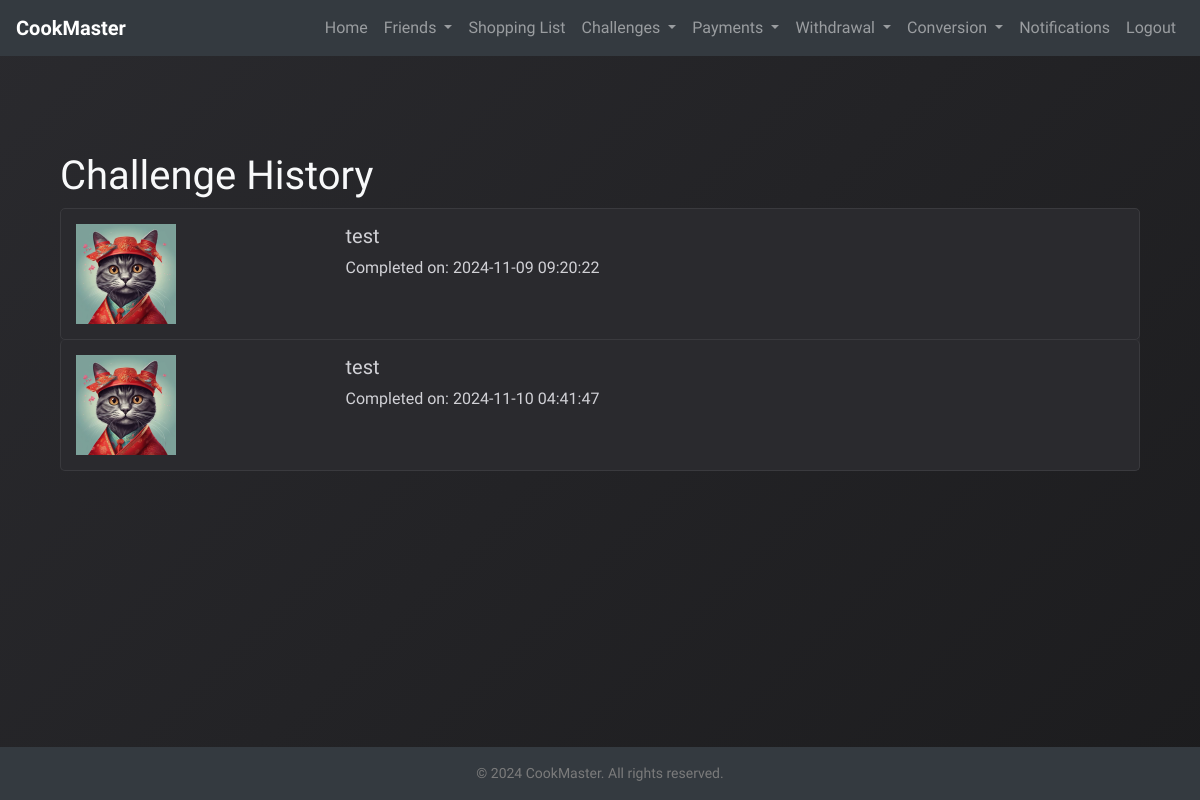
The page /challenge_history (signed in) on the database its author committed.
### app/models.py (models this page shows, shortened)
class Challenge(db.Model):
    __tablename__ = 'challenge'
    id = db.Column(db.Integer, primary_key=True)
    name = db.Column(db.String(100), nullable=False)
    icon = db.Column(db.String(100))  # Path to the icon
    creator_id = db.Column(db.Integer, db.ForeignKey('user.id'), nullable=False)
    credits_required = db.Column(db.Integer, nullable=False)
    duration = db.Column(db.Integer, nullable=False)  # Duration in seconds
    started_at = db.Column(db.DateTime, nullable=False)  # Start time of the challenge
    ended = db.Column(db.Boolean, default=False)  # Field to mark if the challenge has ended
    participants = db.relationship('ChallengeParticipant', backref='challenge_participation', lazy=True, cascade="all, delete-orphan")

### app/user_routes.py (the view)
@user.route('/challenge_history')
@login_required
def challenge_history():
    joined_challenges = ChallengeParticipant.query.filter_by(user_id=current_user.id).join(Challenge).filter(
        Challenge.ended == True
    ).all()
    history_data = []
    for participation in joined_challenges:
        challenge = participation.challenge
        history_data.append({
            'name': challenge.name,
            'completion_time': (challenge.started_at + timedelta(seconds=challenge.duration)).strftime('%Y-%m-%d %H:%M:%S'),
            'image': challenge.icon if challenge.icon else 'default_icon.jpg'
        })
    return render_template('challenge_history.html', history_data=history_data)

### app/__init__.py (called while the page is built)
@login_manager.user_loader
def load_user(user_id):
    from app.models import User
    return User.query.get(int(user_id))

### app/templates/challenge_history.html
{% extends "base.html" %}
{% block content %}
  <div class="container">
    <h1>Challenge History</h1>
    {% if history_data %}
      <ul class="list-group">
        {% for challenge in history_data %}
          <li class="list-group-item">
            <div class="row">
              <div class="col-md-3">
                <img src="{{ url_for('static', filename='challenges/' + challenge.image) }}" alt="{{ challenge.name }}" class="img-fluid" style="max-width: 100px; max-height: 100px;">
              </div>
              <div class="col-md-9">
                <h5>{{ challenge.name }}</h5>
                <p>Completed on: {{ challenge.completion_time }}</p>
              </div>
            </div>
          </li>
        {% endfor %}
      </ul>
    {% else %}
      <p>You have not joined any completed challenges yet.</p>
    {% endif %}
  </div>
{% endblock %}

### app/static/css/styles.css (style rules this page uses)
body { margin: 0; font-family: 'Chewy', sans-serif; background: linear-gradient(135deg, #2a2a2e, #1c1c1e); color: #f5f5f5; background-size: cover; height: 100%; display: flex; flex-direction: column; overflow-x: hidden; animation: none; scroll-behavior: smooth; }
html { height: 100%; margin: 0; display: flex; flex-direction: column; overflow-x: hidden; }
.container { flex: 1; }
.list-group { background-color: #2a2a2e; border-radius: 5px; margin-bottom: 20px; }
.list-group-item { background-color: #2a2a2e; color: #d1d1d6; border: 1px solid #3a3a3e; padding: 15px; border-radius: 5px; transition: background-color 0.3s ease, transform 0.2s ease; }

### rows shown on the page
Challenge: icon+name (picture), name "test", completion_time "2024-11-09 09:20:22"
Challenge: icon+name (picture), name "test", completion_time "2024-11-10 04:41:47"
